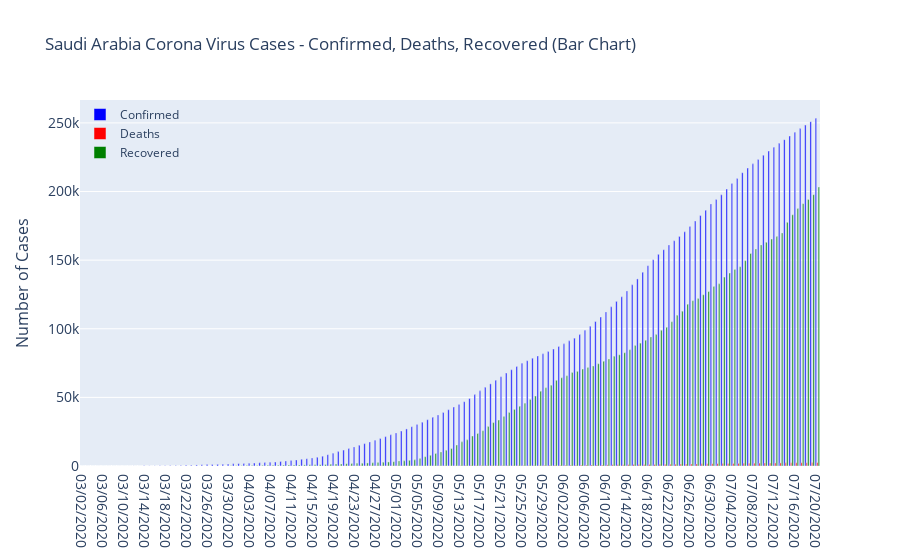

The cell this chart's notebook holds for it:
### Code cell
fig = go.Figure()
fig.add_trace(go.Bar(x=confirmed['Date'],
                y=confirmed['Confirmed'],
                name='Confirmed',
                marker_color='blue'
                ))
fig.add_trace(go.Bar(x=deaths['Date'],
                y=deaths['Deaths'],
                name='Deaths',
                marker_color='Red'
                ))
fig.add_trace(go.Bar(x=recovered['Date'],
                y=recovered['Recovered'],
                name='Recovered',
                marker_color='Green'
                ))

fig.update_layout(
    title='Saudi Arabia Corona Virus Cases - Confirmed, Deaths, Recovered (Bar Chart)',
    xaxis_tickfont_size=14,
    yaxis=dict(
        title='Number of Cases',
        titlefont_size=16,
        tickfont_size=14,
    ),
    legend=dict(
        x=0,
        y=1.0,
        bgcolor='rgba(255, 255, 255, 0)',
        bordercolor='rgba(255, 255, 255, 0)'
    ),
    barmode='group',
    bargap=0.15, # gap between bars of adjacent location coordinates.
    bargroupgap=0.1 # gap between bars of the same location coordinate.
)
fig.show()

### Figure 1 — Plotly figure (JSON) as saved in the notebook; plotly's stock layout.template omitted (floating-point values rounded to 4 significant figures; data arrays with more than 128 entries replaced by an {"elided": "..."} marker saying what was removed)
{"data": [{"marker": {"color": "blue"}, "name": "Confirmed", "type": "bar", "x": {"elided": "141 str values"}, "y": {"elided": "141 int values"}}, {"marker": {"color": "Red"}, "name": "Deaths", "type": "bar", "x": {"elided": "141 str values"}, "y": {"elided": "141 int values"}}, {"marker": {"color": "Green"}, "name": "Recovered", "type": "bar", "x": {"elided": "141 str values"}, "y": {"elided": "141 int values"}}], "layout": {"bargap": 0.15, "bargroupgap": 0.1, "barmode": "group", "legend": {"bgcolor": "rgba(255, 255, 255, 0)", "bordercolor": "rgba(255, 255, 255, 0)", "x": 0, "y": 1}, "title": {"text": "Saudi Arabia Corona Virus Cases - Confirmed, Deaths, Recovered (Bar Chart)"}, "xaxis": {"tickfont": {"size": 14}}, "yaxis": {"tickfont": {"size": 14}, "title": {"font": {"size": 16}, "text": "Number of Cases"}}}}
